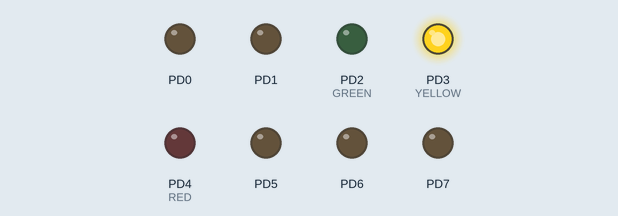
Simulated run of this program. Board: ATmega168, built with avr-gcc and emulated at 16 MHz. On the bench: output pins drawn as LEDs (lit = HIGH).

Above: at 0.5 s.
At 3.5 s:
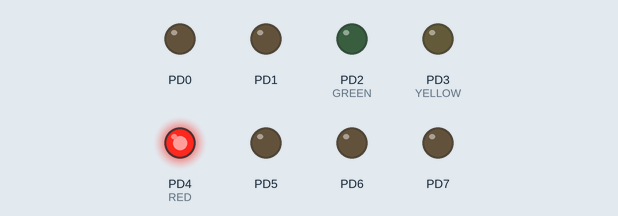
At 6.5 s:
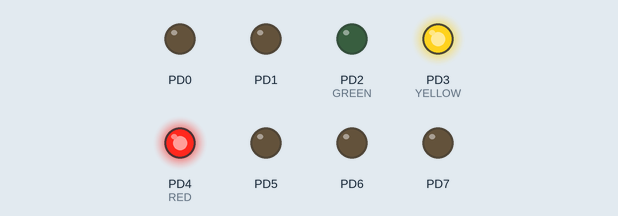
At 9.5 s:
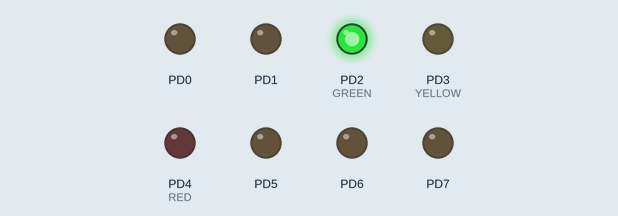
Timing chart, 0 to 15.6 s (numbered marks = the images above):
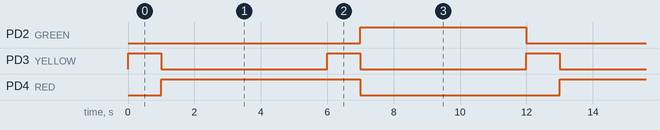

Measured:
- by itself, PD2 (GREEN): alternates HIGH for 5.0 s and LOW for 7.0 s
- by itself, PD3 (YELLOW): alternates HIGH for 1.0 s and LOW for 5.0 s
- by itself, PD4 (RED): alternates HIGH for 6.0 s and LOW for 6.0 s

The program:

main.c
```c
/*
 ********************* Opgave 10 ******************************
 * GennegåendeOpgaveLosning
 * Created: 26-04-21 15:07:40
 * Author : lkri
 * Created for Atmega168 Datasheet: http://ww1.microchip.com/downloads/en/DeviceDoc/Atmel-9365-Automotive-Microcontrollers-ATmega88-ATmega168_Datasheet.pdf
 * May be copied and used with source reference.
 */

#ifndef F_CPU
#define F_CPU 16000000UL // 16 MHz clock speed
#endif

#include <avr/io.h>
#include <util/delay.h>

/* Projects defines */
#define LED_ON(x)	PORTD |= (1 << x)
#define LED_OFF(x)	PORTD &= ~(1 << x)
#define GREEN		PIND2
#define YELLOW		PIND3
#define RED			PIND4

/* Method that executes the transition from green to red light*/
void Green_to_Red(){
	LED_OFF(GREEN);
	LED_ON(YELLOW);
	_delay_ms(1000);
	LED_OFF(YELLOW);
	LED_ON(RED);
}

/* Method that executes the transition from red to green light*/
void Red_to_Green(){
	LED_ON(YELLOW);
	_delay_ms(1000);
	LED_OFF(RED);
	LED_OFF(YELLOW);
	LED_ON(GREEN);
}

int main(void)
{
	DDRD = 0xFF; // Sets up DDR to be 0b11111111

    while (1)
    {
		Green_to_Red();
		_delay_ms(5000);
		Red_to_Green();
		_delay_ms(5000);
    }
}
```
